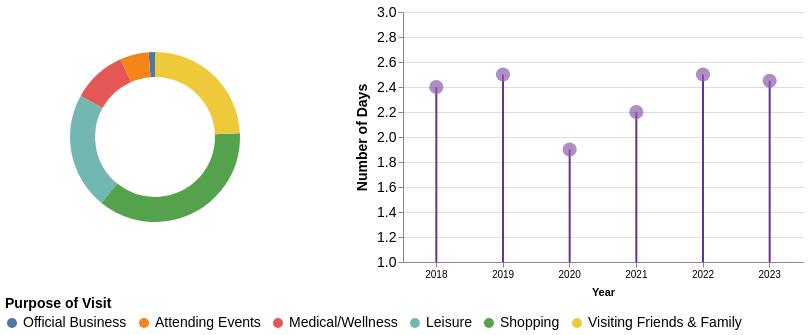

This figure's Vega-Lite source:
### Vega-Lite specification from a JSON file in a GitHub repository (floating-point values rounded to 4 significant figures)
{"$schema": "https://vega.github.io/schema/vega-lite/v5.json", "hconcat": [{"width": 300, "height": 250, "data": {"values": [{"Category": "Official Business", "Value": 1.2}, {"Category": "Attending Events", "Value": 5.4}, {"Category": "Medical/Wellness", "Value": 10.3}, {"Category": "Leisure", "Value": 22.1}, {"Category": "Shopping", "Value": 36.4}, {"Category": "Visiting Friends & Family", "Value": 24.2}]}, "encoding": {"color": {"field": "Category", "type": "nominal", "scale": {"domain": ["Official Business", "Attending Events", "Medical/Wellness", "Leisure", "Shopping", "Visiting Friends & Family"]}, "legend": {"title": "Purpose of Visit", "titleFontSize": 14, "labelFontSize": 14, "orient": "bottom", "offset": 0}}, "theta": {"field": "Value", "type": "quantitative"}, "tooltip": [{"field": "Category", "title": "Purpose of Visit"}, {"field": "Value", "title": "Percentage", "format": ".1f"}]}, "mark": {"type": "arc", "innerRadius": 60, "outerRadius": 85}, "config": {"view": {"stroke": null}}}, {"description": "Lollipop chart showing days data for each year", "data": {"values": [{"year": 2018, "days": 2.4}, {"year": 2019, "days": 2.5}, {"year": 2020, "days": 1.9}, {"year": 2021, "days": 2.2}, {"year": 2022, "days": 2.5}, {"year": 2023, "days": 2.45}]}, "encoding": {"x": {"field": "year", "type": "ordinal", "axis": {"title": "Year", "labelAngle": 0, "titlePadding": 7}}, "y": {"field": "days", "type": "quantitative", "axis": {"title": "Number of Days", "titlePadding": 7, "titleFontSize": 14, "labelFontSize": 14}}, "tooltip": [{"field": "year", "type": "ordinal", "title": "Year"}, {"field": "days", "type": "quantitative", "title": "Number of Days"}]}, "layer": [{"mark": {"type": "rule", "strokeWidth": 2, "color": "#683191"}, "encoding": {"y": {"field": "days", "type": "quantitative", "scale": {"domain": [1, 3], "nice": false, "tickCount": 5}}}}, {"mark": {"type": "circle", "filled": true, "size": 200, "color": "#8b5ead"}, "encoding": {"y": {"field": "days", "type": "quantitative"}}}], "width": 400, "height": 250}], "spacing": 50, "config": {"tooltip": {"fill": "#ffffff", "stroke": "#ccc", "cornerRadius": 5, "style": {"fontSize": "12px", "color": "#333"}}, "view": {"stroke": null}}}
